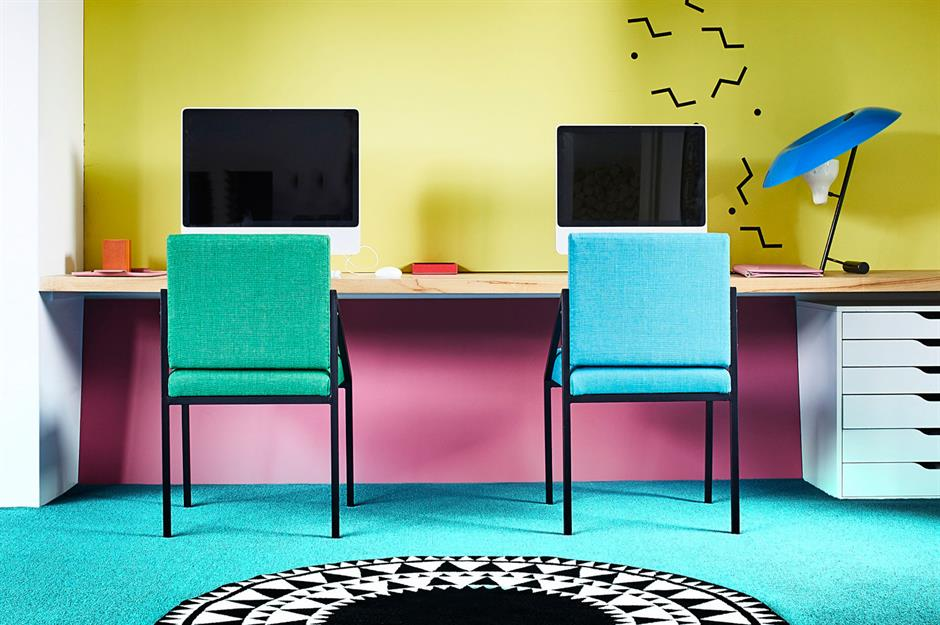
#> input picture 00_img/img_01.jpg, 940 x 625 px
$ python 11_Region_split_merge.py
#> lines starting #> are read from the running program, lines starting #| are printed output that depends on the picture
import matplotlib.pyplot as plt
import matplotlib.image as img
import matplotlib.cm as cm
import numpy as np
from operator import add
from functools import reduce
import cv2


def find_max_min(img,xi,xf,yi,yf):
    max_value_r = 0
    min_value_r = 255
    max_value_g = 0
    min_value_g = 255
    max_value_b = 0
    min_value_b = 255
    for i in range(xi,xf+1):
        for j in range(yi,yf+1):
            max_value_r = max(max_value_r,img[i,j][0])
            min_value_r = min(min_value_r,img[i,j][0])
            max_value_g = max(max_value_g,img[i,j][1])
            min_value_g = min(min_value_g,img[i,j][1])
            max_value_b = max(max_value_b,img[i,j][2])
            min_value_b = min(min_value_b,img[i,j][2])

    return max_value_r,min_value_r,max_value_g,min_value_g,max_value_b,min_value_b

def split4(img):
    half_split = np.array_split(img, 2)
    res = map(lambda x: np.array_split(x, 2, axis=1), half_split)
    return reduce(add, res)

def concatenate4(north_west, north_east, south_west, south_east):
    top = np.concatenate((north_west, north_east), axis=1)
    bottom = np.concatenate((south_west, south_east), axis=1)
    return np.concatenate((top, bottom), axis=0)

def calculate_mean(img):
    return np.mean(img, axis=(0, 1))

def checkEqual(myList):
    first=myList[0]
    return all((x==first).all() for x in myList)


class QuadTree:

    def insert(self, img, level=0):
        self.level = level
        self.mean = calculate_mean(img).astype(int)
        self.resolution = (img.shape[0], img.shape[1])
        self.final = True

        if not checkEqual(img):
            split_img = split4(img)

            self.final = False
            self.north_west = QuadTree().insert(split_img[0], level + 1)
            self.north_east = QuadTree().insert(split_img[1], level + 1)
            self.south_west = QuadTree().insert(split_img[2], level + 1)
            self.south_east = QuadTree().insert(split_img[3], level + 1)

        return self

    def get_image(self, level):
        if (self.final or self.level == level):
            return np.tile(self.mean, (self.resolution[0], self.resolution[1], 1))

        return concatenate4(
            self.north_west.get_image(level),
            self.north_east.get_image(level),
            self.south_west.get_image(level),
            self.south_east.get_image(level))


def split(img, T, xi, xf, yi, yf):

    if xf>=xi and yf>=yi:

        value_max_r,value_min_r,value_max_g,value_min_g,value_max_b,value_min_b = find_max_min(img,xi,xf,yi,yf)

        if abs(value_max_r-value_min_r)<= T and abs(value_max_g-value_min_g)<= T and abs(value_max_b-value_min_b)<= T :
            # Don't need to split further.
            # Painting this region
            paint_value_r = int((int(value_max_r)+int(value_min_r))/2)
            paint_value_g = int((int(value_max_g)+int(value_min_g))/2)
            paint_value_b = int((int(value_max_b)+int(value_min_b))/2)

            if paint_value_r > 127:
               paint_value_r = 255
            else:
                paint_value_r = 0

            if paint_value_g > 127:
               paint_value_g = 255
            else:
                paint_value_g = 0

            if paint_value_b > 127:
               paint_value_b = 255
            else:
                paint_value_b = 0

            for i in range(xi,xf+1):
                for j in range(yi,yf+1):
                    img[i,j] = [paint_value_r,paint_value_g,paint_value_b]

        else:
            Mid_xi = int((xi+xf)/2)
            Mid_yi = int((yi+yf)/2)
            split(img,T,xi,Mid_xi,yi,Mid_yi)
            split(img,T,Mid_xi+1,xf,yi,Mid_yi)
            split(img,T,xi,Mid_xi,Mid_yi+1,yf)
            split(img,T,Mid_xi+1,xf,Mid_yi+1,yf)

def post_processing(img):
    x,y= img.shape[:2]
    for i in range(x):
        for j in range(y):
            for k in range(3):
                if img[i,j][k] > 127:
                    img[i,j][k] = 255
                else:
                    img[i,j][k] = 0


img = cv2.imread("00_img/img_01.jpg")
#> img is the input picture: shape (625, 940, 3); mean B, G, R 137.5, 161.9, 139.1
img = cv2.cvtColor(img,cv2.COLOR_BGR2RGB)
split_img = img.copy()
x,y= split_img.shape[:2]
#> x = 625; y = 940
split(split_img,30,0,x-1,0,y-1)
#> in split, `value_max_r,value_min_r,value_max_g,value_min_g,value_max_b,value_min_..`: value_max_r = 255; value_min_r = 0; value_max_g = 255; value_min_g = 0; value_max_b = 255; value_min_b = 0
#> after the loop in split (call 6), `for i in range(xi,xf+1):`: img: shape (625, 940, 3); mean R, G, B 139.1, 161.9, 137.5
#> after the loop in split (call 7), `for i in range(xi,xf+1):`: img: shape (625, 940, 3); mean R, G, B 139.1, 162, 137.5
#> after the loop in split (call 10), `for i in range(xi,xf+1):`: img: shape (625, 940, 3); mean R, G, B 139.1, 162, 137.5
#> after the loop in split (call 11), `for i in range(xi,xf+1):`: img: shape (625, 940, 3); mean R, G, B 139.1, 162, 137.5
#> after the loop in split (call 12), `for i in range(xi,xf+1):`: img: shape (625, 940, 3); mean R, G, B 139.1, 162, 137.5
#> after the loop in split (call 13), `for i in range(xi,xf+1):`: img: shape (625, 940, 3); mean R, G, B 139.1, 162, 137.5
#> after the loop in split (call 15), `for i in range(xi,xf+1):`: img: shape (625, 940, 3); mean R, G, B 139.1, 162, 137.5
#> after the loop in split (call 16), `for i in range(xi,xf+1):`: img: shape (625, 940, 3); mean R, G, B 139.1, 162, 137.5
#> after the loop in split (call 17), `for i in range(xi,xf+1):`: img: shape (625, 940, 3); mean R, G, B 139.1, 162, 137.5
#> after the loop in split (call 18), `for i in range(xi,xf+1):`: img: shape (625, 940, 3); mean R, G, B 139.1, 162, 137.5
#> after the loop in split (call 19), `for i in range(xi,xf+1):`: img: shape (625, 940, 3); mean R, G, B 139.1, 162, 137.5
#> after the loop in split (call 20), `for i in range(xi,xf+1):`: img: shape (625, 940, 3); mean R, G, B 139.1, 162, 137.5
#> after the loop in split (call 23), `for i in range(xi,xf+1):`: img: shape (625, 940, 3); mean R, G, B 139.1, 162, 137.5
#> after the loop in split (call 24), `for i in range(xi,xf+1):`: img: shape (625, 940, 3); mean R, G, B 139.1, 162, 137.5
#> after the loop in split (call 25), `for i in range(xi,xf+1):`: img: shape (625, 940, 3); mean R, G, B 139.1, 162, 137.5
#> after the loop in split (call 26), `for i in range(xi,xf+1):`: img: shape (625, 940, 3); mean R, G, B 139.1, 162, 137.5
#> after the loop in split (call 28), `for i in range(xi,xf+1):`: img: shape (625, 940, 3); mean R, G, B 139.1, 162, 137.5
#> after the loop in split (call 29), `for i in range(xi,xf+1):`: img: shape (625, 940, 3); mean R, G, B 139.1, 162, 137.5
#> after the loop in split (call 30), `for i in range(xi,xf+1):`: img: shape (625, 940, 3); mean R, G, B 139.1, 162, 137.5
#> after the loop in split (call 31), `for i in range(xi,xf+1):`: img: shape (625, 940, 3); mean R, G, B 139.1, 162, 137.5
#> after the loop in split (call 32), `for i in range(xi,xf+1):`: img: shape (625, 940, 3); mean R, G, B 139.2, 162, 137.5
#> after the loop in split (call 33), `for i in range(xi,xf+1):`: img: shape (625, 940, 3); mean R, G, B 139.2, 162, 137.5
#> after the loop in split (call 35), `for i in range(xi,xf+1):`: img: shape (625, 940, 3); mean R, G, B 139.2, 162, 137.6
#> after the loop in split (call 36), `for i in range(xi,xf+1):`: img: shape (625, 940, 3); mean R, G, B 139.2, 162, 137.6
#> after the loop in split (call 39), `for i in range(xi,xf+1):`: img: shape (625, 940, 3); mean R, G, B 139.2, 162, 137.6
#> after the loop in split (call 40), `for i in range(xi,xf+1):`: img: shape (625, 940, 3); mean R, G, B 139.2, 162, 137.6
#> in split (call 38), `split(img,T,xi,Mid_xi,Mid_yi+1,yf)`: img: shape (625, 940, 3); mean R, G, B 139.2, 162, 137.6
#> in split (call 38), `split(img,T,Mid_xi+1,xf,Mid_yi+1,yf)`: img: shape (625, 940, 3); mean R, G, B 139.2, 162, 137.6
#> in split (call 37), `split(img,T,Mid_xi+1,xf,yi,Mid_yi)`: img: shape (625, 940, 3); mean R, G, B 139.2, 162, 137.6
#> in split (call 37), `split(img,T,xi,Mid_xi,Mid_yi+1,yf)`: img: shape (625, 940, 3); mean R, G, B 139.2, 162.1, 137.6
#> in split (call 37), `split(img,T,Mid_xi+1,xf,Mid_yi+1,yf)`: img: shape (625, 940, 3); mean R, G, B 139.2, 162.1, 137.6
#> in split (call 34), `split(img,T,Mid_xi+1,xf,Mid_yi+1,yf)`: img: shape (625, 940, 3); mean R, G, B 139.2, 162.1, 137.6
#> in split (call 2), `split(img,T,Mid_xi+1,xf,Mid_yi+1,yf)`:
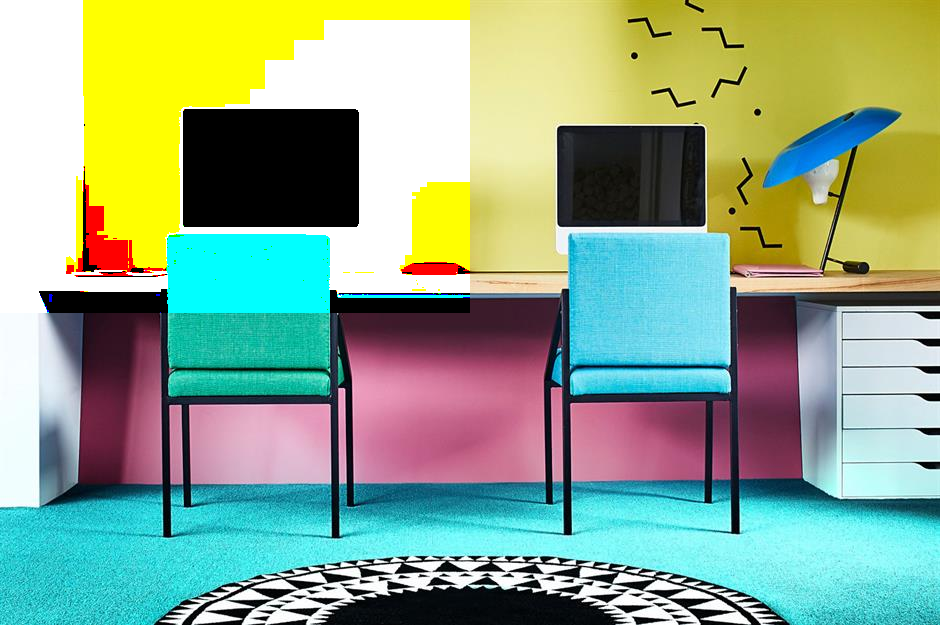
#> img: shape (625, 940, 3); mean R, G, B 143.5, 168.7, 138.7
#> in split, `split(img,T,Mid_xi+1,xf,yi,Mid_yi)`:
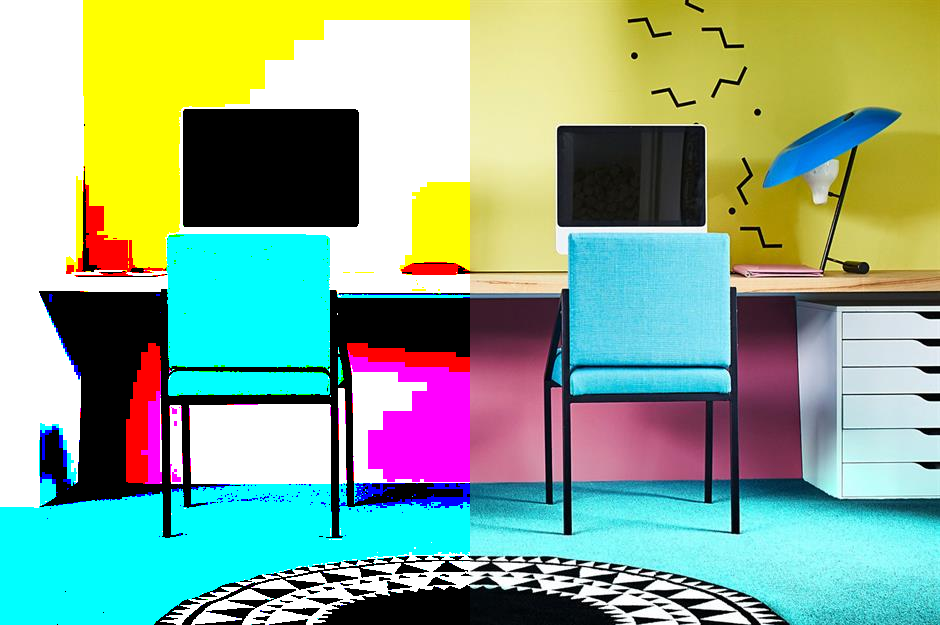
#> img: shape (625, 940, 3); mean R, G, B 139.9, 172.2, 145.1
#> in split, `split(img,T,xi,Mid_xi,Mid_yi+1,yf)`:
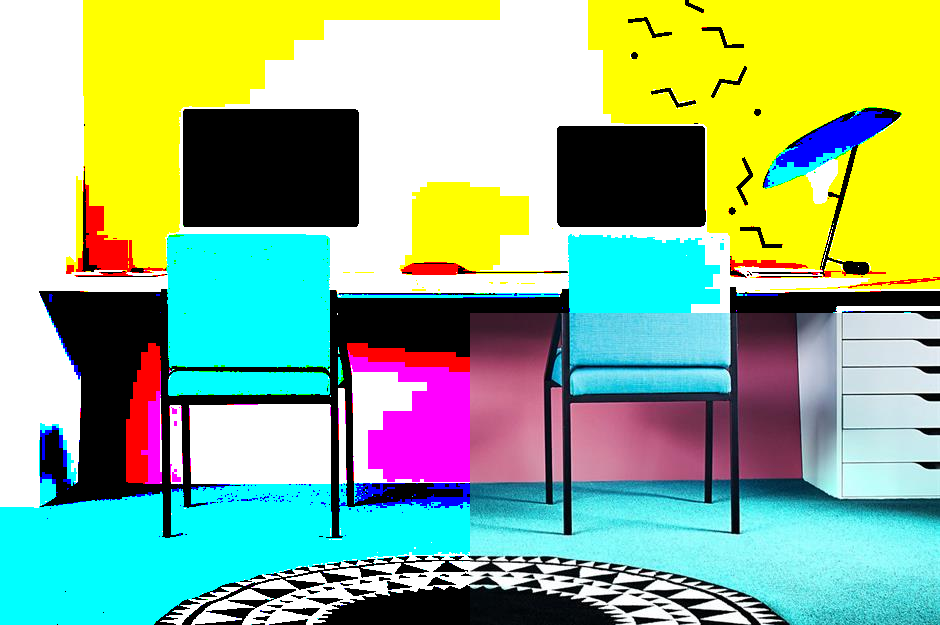
#> img: shape (625, 940, 3); mean R, G, B 146.6, 182, 141.7
#> in split, `split(img,T,Mid_xi+1,xf,Mid_yi+1,yf)`:
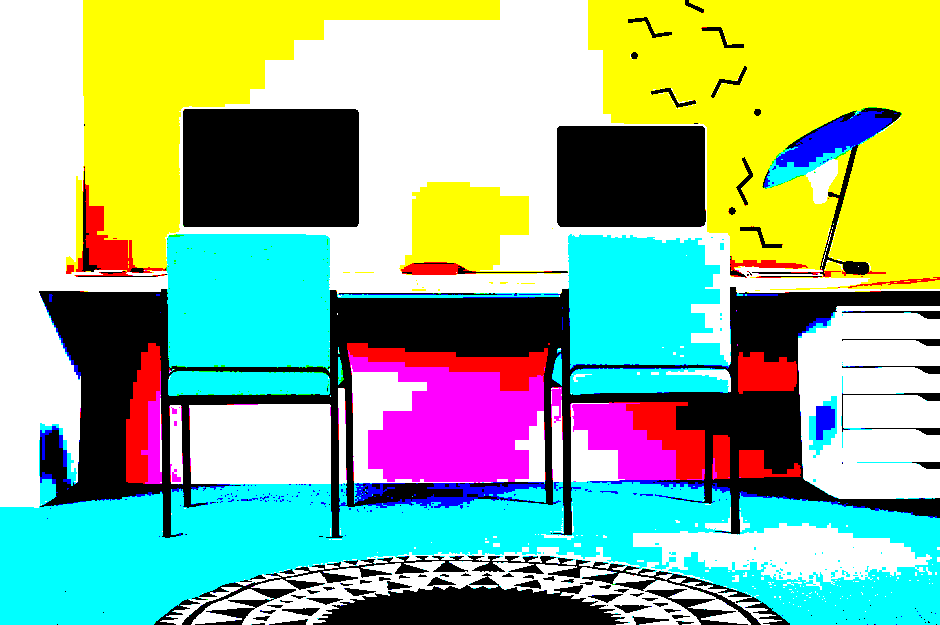
#> img: shape (625, 940, 3); mean R, G, B 145.4, 181.8, 144.3

plot1 = plt.figure("Original Image")
plt.imshow(img)
plot2 = plt.figure("After splitting : ")
plt.imshow(split_img)

quadtree = QuadTree().insert(img)
#> in insert, `self.mean = calculate_mean(img).astype(int)`: self.mean = [139, 161, 137]
#> in checkEqual, `first=myList[0]`: first = 940 rows, first 8: [240, 241, 246], [243, 244, 249], [242, 243, 248], [238, 239, 244], [237, 238, 243], [240, 241, 246], [241, 242, 247], [238, 239, 244]
#> in split4, `half_split = np.array_split(img, 2)`: half_split = 2 items
#> in insert, `split_img = split4(img)`: split_img = 4 items
#> call 2 of insert, with level = 1
#> in insert (call 2), `self.mean = calculate_mean(img).astype(int)`: self.mean = [168, 176, 124]
#> in insert (call 2), `self.mean = calculate_mean(img).astype(int)`:
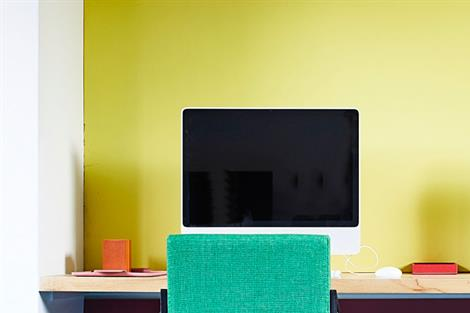
#> img: shape (313, 470, 3); mean R, G, B 168.6, 176.8, 124.3
#> in checkEqual (call 2), `first=myList[0]`: first = 470 rows, first 8: [240, 241, 246], [243, 244, 249], [242, 243, 248], [238, 239, 244], [237, 238, 243], [240, 241, 246], [241, 242, 247], [238, 239, 244]
#> call 3 of insert, with level = 2
#> in insert (call 3), `self.mean = calculate_mean(img).astype(int)`: self.mean = [200, 197, 128]
#> in insert (call 3), `self.mean = calculate_mean(img).astype(int)`:
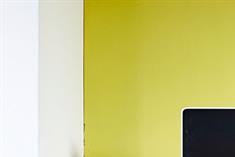
#> img: shape (157, 235, 3); mean R, G, B 200.6, 197.8, 128.4
#> in checkEqual (call 3), `first=myList[0]`: first = 235 rows, first 8: [240, 241, 246], [243, 244, 249], [242, 243, 248], [238, 239, 244], [237, 238, 243], [240, 241, 246], [241, 242, 247], [238, 239, 244]
#> call 4 of insert, with level = 3
#> in insert (call 4), `self.mean = calculate_mean(img).astype(int)`: self.mean = [218, 216, 171]
#> in insert (call 4), `self.mean = calculate_mean(img).astype(int)`:
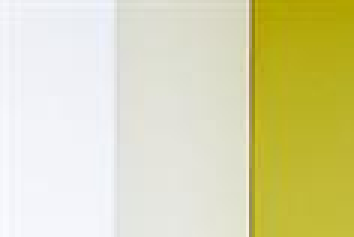
#> img: shape (79, 118, 3) (shown 3 times larger); mean R, G, B 218.3, 216.2, 171.9
#> in checkEqual (call 4), `first=myList[0]`: first = 118 rows, first 8: [240, 241, 246], [243, 244, 249], [242, 243, 248], [238, 239, 244], [237, 238, 243], [240, 241, 246], [241, 242, 247], [238, 239, 244]
#> in checkEqual (call 5), `first=myList[0]`: first = 59 rows, first 8: [240, 241, 246], [243, 244, 249], [242, 243, 248], [238, 239, 244], [237, 238, 243], [240, 241, 246], [241, 242, 247], [238, 239, 244]
#> in checkEqual (call 6), `first=myList[0]`: first = 30 rows, first 8: [240, 241, 246], [243, 244, 249], [242, 243, 248], [238, 239, 244], [237, 238, 243], [240, 241, 246], [241, 242, 247], [238, 239, 244]
#> in checkEqual (call 7), `first=myList[0]`: first = 15 rows, first 8: [240, 241, 246], [243, 244, 249], [242, 243, 248], [238, 239, 244], [237, 238, 243], [240, 241, 246], [241, 242, 247], [238, 239, 244]
merge_img = quadtree.get_image(7)
post_processing(merge_img)
plot3 = plt.figure("After applying  Merging : ")
plt.imshow(merge_img)

plt.show()
